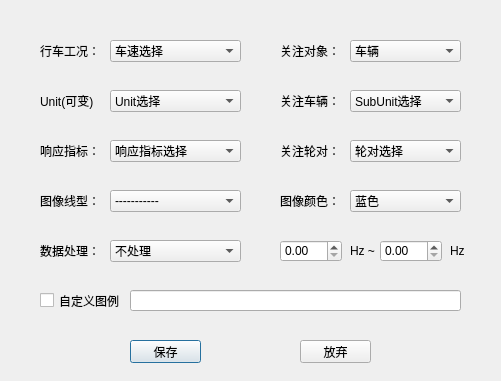
<?xml version="1.0" encoding="UTF-8"?>
<ui version="4.0">
 <class>TimeHistPlotDef</class>
 <widget class="QDialog" name="TimeHistPlotDef">
  <property name="geometry">
   <rect>
    <x>0</x>
    <y>0</y>
    <width>501</width>
    <height>381</height>
   </rect>
  </property>
  <property name="sizePolicy">
   <sizepolicy hsizetype="Fixed" vsizetype="Fixed">
    <horstretch>0</horstretch>
    <verstretch>0</verstretch>
   </sizepolicy>
  </property>
  <property name="minimumSize">
   <size>
    <width>501</width>
    <height>381</height>
   </size>
  </property>
  <property name="maximumSize">
   <size>
    <width>501</width>
    <height>381</height>
   </size>
  </property>
  <property name="windowTitle">
   <string>图线编辑</string>
  </property>
  <property name="windowIcon">
   <iconset>
    <normaloff>VBC.png</normaloff>VBC.png</iconset>
  </property>
  <widget class="QComboBox" name="briOrVehSel">
   <property name="geometry">
    <rect>
     <x>350</x>
     <y>40</y>
     <width>111</width>
     <height>22</height>
    </rect>
   </property>
   <item>
    <property name="text">
     <string>车辆</string>
    </property>
   </item>
   <item>
    <property name="text">
     <string>结构</string>
    </property>
   </item>
  </widget>
  <widget class="QComboBox" name="responsePositionSel">
   <property name="geometry">
    <rect>
     <x>350</x>
     <y>140</y>
     <width>111</width>
     <height>22</height>
    </rect>
   </property>
   <item>
    <property name="text">
     <string>轮对选择</string>
    </property>
   </item>
  </widget>
  <widget class="QComboBox" name="speedSel">
   <property name="geometry">
    <rect>
     <x>110</x>
     <y>40</y>
     <width>131</width>
     <height>22</height>
    </rect>
   </property>
   <item>
    <property name="text">
     <string>车速选择</string>
    </property>
   </item>
  </widget>
  <widget class="QComboBox" name="responseSel">
   <property name="geometry">
    <rect>
     <x>110</x>
     <y>140</y>
     <width>131</width>
     <height>22</height>
    </rect>
   </property>
   <item>
    <property name="text">
     <string>响应指标选择</string>
    </property>
   </item>
  </widget>
  <widget class="QComboBox" name="unitSel">
   <property name="geometry">
    <rect>
     <x>110</x>
     <y>90</y>
     <width>131</width>
     <height>22</height>
    </rect>
   </property>
   <item>
    <property name="text">
     <string>Unit选择</string>
    </property>
   </item>
  </widget>
  <widget class="QComboBox" name="subUnitSel">
   <property name="geometry">
    <rect>
     <x>350</x>
     <y>90</y>
     <width>111</width>
     <height>22</height>
    </rect>
   </property>
   <item>
    <property name="text">
     <string>SubUnit选择</string>
    </property>
   </item>
  </widget>
  <widget class="QPushButton" name="timeHistPlotSave">
   <property name="geometry">
    <rect>
     <x>130</x>
     <y>340</y>
     <width>71</width>
     <height>23</height>
    </rect>
   </property>
   <property name="text">
    <string>保存</string>
   </property>
  </widget>
  <widget class="QPushButton" name="timeHistPlotAbandon">
   <property name="geometry">
    <rect>
     <x>300</x>
     <y>340</y>
     <width>71</width>
     <height>23</height>
    </rect>
   </property>
   <property name="text">
    <string>放弃</string>
   </property>
  </widget>
  <widget class="QLabel" name="label">
   <property name="geometry">
    <rect>
     <x>40</x>
     <y>40</y>
     <width>61</width>
     <height>21</height>
    </rect>
   </property>
   <property name="text">
    <string>行车工况：</string>
   </property>
  </widget>
  <widget class="QLabel" name="unitLabel">
   <property name="geometry">
    <rect>
     <x>40</x>
     <y>90</y>
     <width>61</width>
     <height>21</height>
    </rect>
   </property>
   <property name="text">
    <string>Unit(可变)</string>
   </property>
  </widget>
  <widget class="QLabel" name="label_3">
   <property name="geometry">
    <rect>
     <x>40</x>
     <y>140</y>
     <width>61</width>
     <height>21</height>
    </rect>
   </property>
   <property name="text">
    <string>响应指标：</string>
   </property>
  </widget>
  <widget class="QLabel" name="label_4">
   <property name="geometry">
    <rect>
     <x>280</x>
     <y>40</y>
     <width>61</width>
     <height>21</height>
    </rect>
   </property>
   <property name="text">
    <string>关注对象：</string>
   </property>
  </widget>
  <widget class="QLabel" name="subUnitLabel">
   <property name="geometry">
    <rect>
     <x>280</x>
     <y>90</y>
     <width>61</width>
     <height>21</height>
    </rect>
   </property>
   <property name="text">
    <string>关注车辆：</string>
   </property>
  </widget>
  <widget class="QLabel" name="responsePositionLabel">
   <property name="geometry">
    <rect>
     <x>280</x>
     <y>140</y>
     <width>61</width>
     <height>21</height>
    </rect>
   </property>
   <property name="text">
    <string>关注轮对：</string>
   </property>
  </widget>
  <widget class="QLabel" name="lineStyleLabel">
   <property name="geometry">
    <rect>
     <x>40</x>
     <y>190</y>
     <width>61</width>
     <height>21</height>
    </rect>
   </property>
   <property name="text">
    <string>图像线型：</string>
   </property>
  </widget>
  <widget class="QLabel" name="lineColorLabel">
   <property name="geometry">
    <rect>
     <x>280</x>
     <y>190</y>
     <width>61</width>
     <height>21</height>
    </rect>
   </property>
   <property name="text">
    <string>图像颜色：</string>
   </property>
  </widget>
  <widget class="QComboBox" name="lineStyleSel">
   <property name="geometry">
    <rect>
     <x>110</x>
     <y>190</y>
     <width>131</width>
     <height>22</height>
    </rect>
   </property>
   <item>
    <property name="text">
     <string>-----------</string>
    </property>
   </item>
   <item>
    <property name="text">
     <string>—————</string>
    </property>
   </item>
   <item>
    <property name="text">
     <string>-·-·-·-·</string>
    </property>
   </item>
   <item>
    <property name="text">
     <string>······</string>
    </property>
   </item>
  </widget>
  <widget class="QComboBox" name="lineColorSel">
   <property name="geometry">
    <rect>
     <x>350</x>
     <y>190</y>
     <width>111</width>
     <height>22</height>
    </rect>
   </property>
   <item>
    <property name="text">
     <string>蓝色</string>
    </property>
   </item>
   <item>
    <property name="text">
     <string>绿色</string>
    </property>
   </item>
   <item>
    <property name="text">
     <string>红色</string>
    </property>
   </item>
   <item>
    <property name="text">
     <string>青色</string>
    </property>
   </item>
   <item>
    <property name="text">
     <string>品红</string>
    </property>
   </item>
   <item>
    <property name="text">
     <string>黄色</string>
    </property>
   </item>
   <item>
    <property name="text">
     <string>黑色</string>
    </property>
   </item>
  </widget>
  <widget class="QDoubleSpinBox" name="minFreqEnter">
   <property name="geometry">
    <rect>
     <x>280</x>
     <y>240</y>
     <width>62</width>
     <height>22</height>
    </rect>
   </property>
   <property name="maximum">
    <double>999999.000000000000000</double>
   </property>
  </widget>
  <widget class="QDoubleSpinBox" name="maxFreqEnter">
   <property name="geometry">
    <rect>
     <x>380</x>
     <y>240</y>
     <width>62</width>
     <height>22</height>
    </rect>
   </property>
   <property name="maximum">
    <double>999999.000000000000000</double>
   </property>
  </widget>
  <widget class="QLabel" name="minFreqLabel">
   <property name="geometry">
    <rect>
     <x>350</x>
     <y>240</y>
     <width>31</width>
     <height>21</height>
    </rect>
   </property>
   <property name="text">
    <string>Hz ~</string>
   </property>
  </widget>
  <widget class="QLabel" name="maxFreqLabel">
   <property name="geometry">
    <rect>
     <x>450</x>
     <y>240</y>
     <width>31</width>
     <height>21</height>
    </rect>
   </property>
   <property name="text">
    <string>Hz</string>
   </property>
  </widget>
  <widget class="QCheckBox" name="selfDefLegend">
   <property name="geometry">
    <rect>
     <x>40</x>
     <y>290</y>
     <width>81</width>
     <height>21</height>
    </rect>
   </property>
   <property name="text">
    <string>自定义图例</string>
   </property>
  </widget>
  <widget class="QLineEdit" name="legendEnter">
   <property name="geometry">
    <rect>
     <x>130</x>
     <y>290</y>
     <width>331</width>
     <height>21</height>
    </rect>
   </property>
  </widget>
  <widget class="QComboBox" name="ifFiltSel">
   <property name="geometry">
    <rect>
     <x>110</x>
     <y>240</y>
     <width>131</width>
     <height>22</height>
    </rect>
   </property>
   <item>
    <property name="text">
     <string>不处理</string>
    </property>
   </item>
   <item>
    <property name="text">
     <string>带通滤波</string>
    </property>
   </item>
   <item>
    <property name="text">
     <string>移动平均</string>
    </property>
   </item>
  </widget>
  <widget class="QLabel" name="filtLabel">
   <property name="geometry">
    <rect>
     <x>40</x>
     <y>240</y>
     <width>61</width>
     <height>21</height>
    </rect>
   </property>
   <property name="text">
    <string>数据处理：</string>
   </property>
  </widget>
 </widget>
 <resources/>
 <connections/>
</ui>
